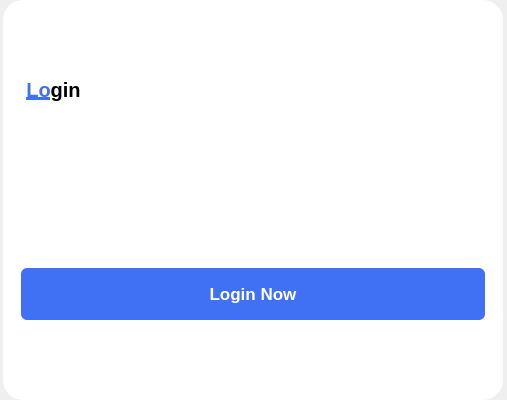
<?xml version="1.0" encoding="UTF-8"?>
<ui version="4.0">
 <class>Form</class>
 <widget class="QWidget" name="Form">
  <property name="geometry">
   <rect>
    <x>0</x>
    <y>0</y>
    <width>507</width>
    <height>400</height>
   </rect>
  </property>
  <property name="sizePolicy">
   <sizepolicy hsizetype="Expanding" vsizetype="Expanding">
    <horstretch>0</horstretch>
    <verstretch>0</verstretch>
   </sizepolicy>
  </property>
  <property name="windowTitle">
   <string>Form</string>
  </property>
  <property name="styleSheet">
   <string notr="true">#frame {
	background-color: white;
	border-radius: 20px;
}

#title {
	font-size: 15pt;
	font-weight: 900;
	padding: 5px;
}

QPushButton {
	height: 52px;
  	margin: 7px 0;
	padding: 0 15px;
	color: #fff;
  	border: none;
	border-radius: 6px;
  	background: #4070f4;
	font-size: 17px;
	font-weight: bold;
}

QPushButton:hover {
	background: #0e4bf1;
}

#warning_label {
	color: #d5786c;
}</string>
  </property>
  <layout class="QVBoxLayout" name="verticalLayout">
   <property name="spacing">
    <number>0</number>
   </property>
   <property name="leftMargin">
    <number>0</number>
   </property>
   <property name="topMargin">
    <number>0</number>
   </property>
   <property name="rightMargin">
    <number>0</number>
   </property>
   <property name="bottomMargin">
    <number>0</number>
   </property>
   <item alignment="Qt::AlignHCenter">
    <widget class="ShadowFrame" name="frame">
     <property name="minimumSize">
      <size>
       <width>500</width>
       <height>400</height>
      </size>
     </property>
     <property name="maximumSize">
      <size>
       <width>500</width>
       <height>400</height>
      </size>
     </property>
     <property name="frameShape">
      <enum>QFrame::StyledPanel</enum>
     </property>
     <property name="frameShadow">
      <enum>QFrame::Raised</enum>
     </property>
     <layout class="QVBoxLayout" name="verticalLayout_2">
      <property name="leftMargin">
       <number>18</number>
      </property>
      <property name="rightMargin">
       <number>18</number>
      </property>
      <item alignment="Qt::AlignLeft">
       <widget class="QLabel" name="title">
        <property name="sizePolicy">
         <sizepolicy hsizetype="Preferred" vsizetype="Maximum">
          <horstretch>0</horstretch>
          <verstretch>0</verstretch>
         </sizepolicy>
        </property>
        <property name="font">
         <font>
          <pointsize>15</pointsize>
          <weight>99</weight>
          <bold>true</bold>
         </font>
        </property>
        <property name="text">
         <string>&lt;u&gt;&lt;font color='#4070f4'&gt;Lo&lt;/font&gt;&lt;/u&gt;gin</string>
        </property>
        <property name="scaledContents">
         <bool>false</bool>
        </property>
        <property name="alignment">
         <set>Qt::AlignCenter</set>
        </property>
       </widget>
      </item>
      <item alignment="Qt::AlignHCenter">
       <widget class="QLabel" name="warning_label">
        <property name="sizePolicy">
         <sizepolicy hsizetype="Preferred" vsizetype="Maximum">
          <horstretch>0</horstretch>
          <verstretch>0</verstretch>
         </sizepolicy>
        </property>
        <property name="text">
         <string/>
        </property>
       </widget>
      </item>
      <item>
       <widget class="QPushButton" name="submit_btn">
        <property name="cursor">
         <cursorShape>PointingHandCursor</cursorShape>
        </property>
        <property name="text">
         <string>Login Now</string>
        </property>
       </widget>
      </item>
     </layout>
    </widget>
   </item>
  </layout>
 </widget>
 <customwidgets>
  <customwidget>
   <class>ShadowFrame</class>
   <extends>QFrame</extends>
   <header location="global">widgets/shadow.h</header>
   <container>1</container>
  </customwidget>
 </customwidgets>
 <resources/>
 <connections/>
</ui>
